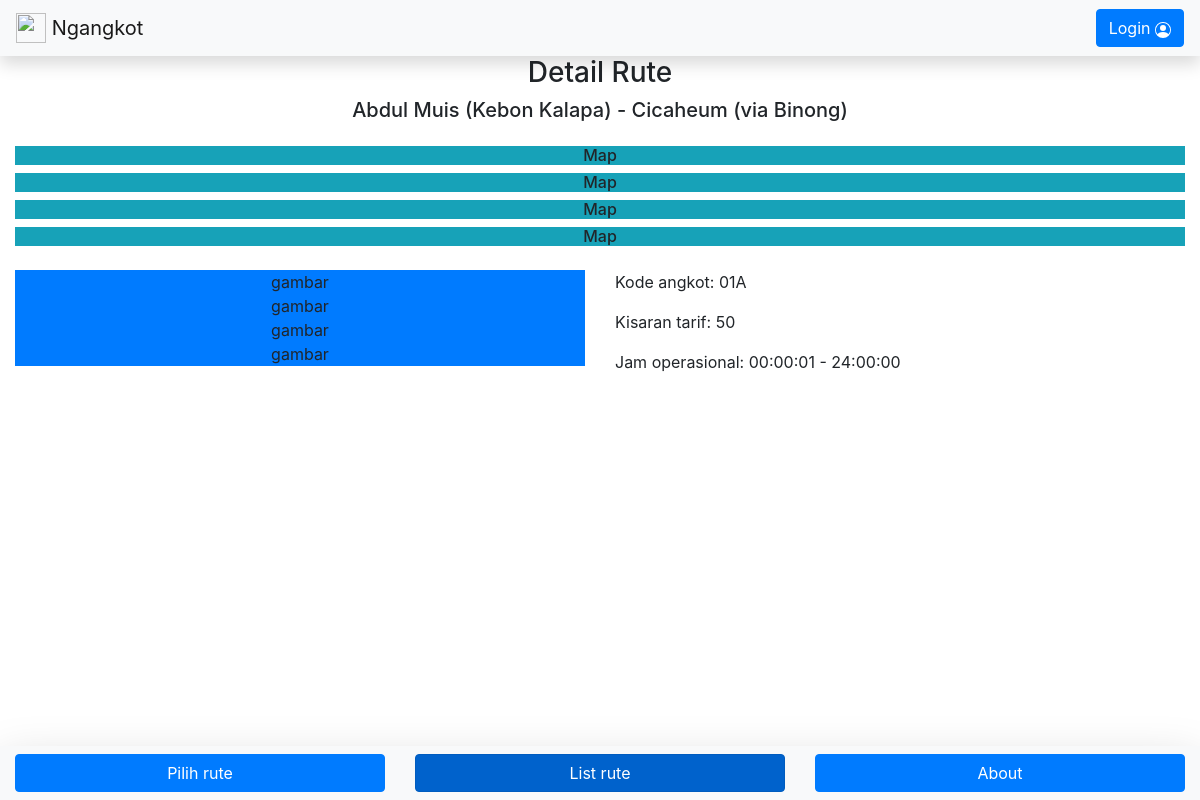
The app's page /detail_rute.php?id=1, older data.
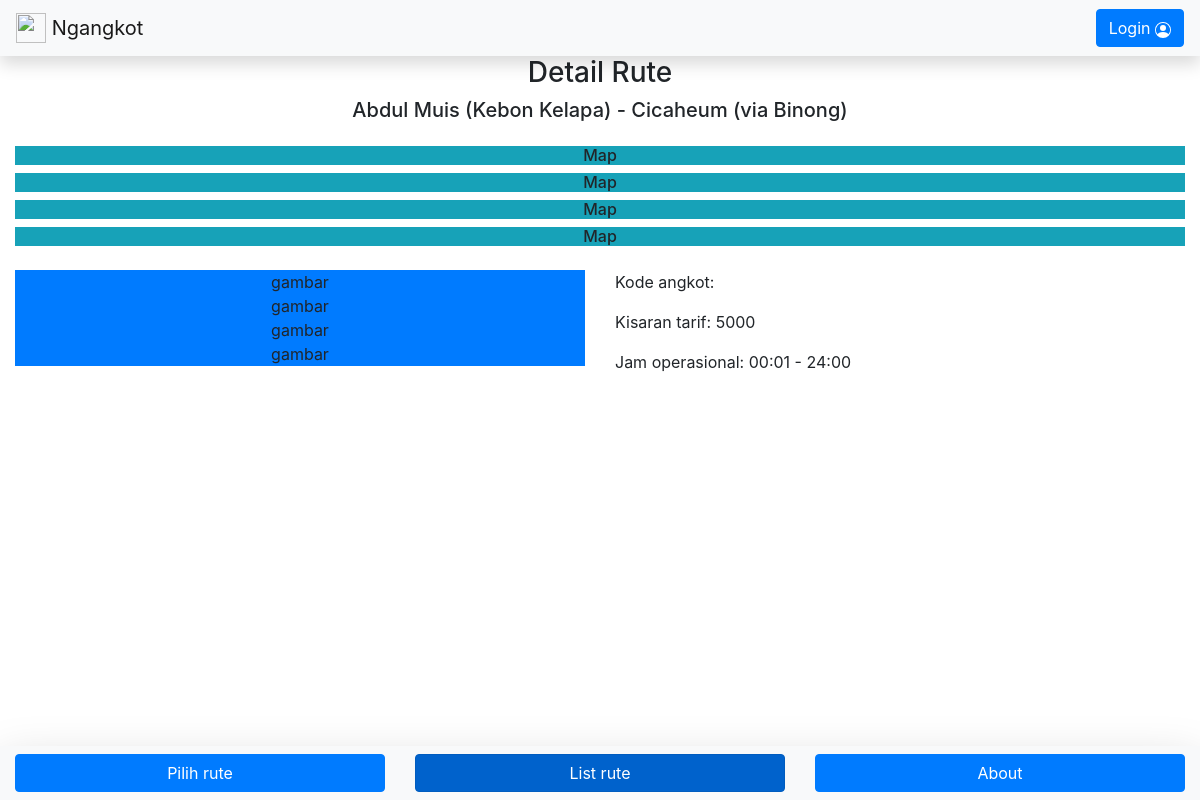
The same page, newer data.
### tables this page shows
CREATE TABLE `rute_angkot` (
  `id_rute` int(11) NOT NULL AUTO_INCREMENT,
  `kode` varchar(10) DEFAULT NULL,
  `jurusan` varchar(255) DEFAULT NULL,
  `warna` varchar(255) DEFAULT '',
  `gambar` varchar(255) DEFAULT NULL,
  `harga` int(11) DEFAULT NULL,
  `jam_opr_awal` varchar(5) DEFAULT '',
  `jam_opr_akhir` varchar(5) DEFAULT '',
  PRIMARY KEY (`id_rute`)
);

### detail_rute.php (the view, shortened to what this page needs)
<?php
    include 'config/connection.php';
    $id_rute = $_GET['id'];
    $sql    = "SELECT * FROM rute_angkot WHERE id_rute = $id_rute";
    $query  = $conn->query($sql);
    $data   = $query->fetch_array();
?>
<!DOCTYPE html>
<html lang="en">
<head>
    <link rel="stylesheet" href="https://cdn.jsdelivr.net/npm/bootstrap@4.6.1/dist/css/bootstrap.min.css">
    <link stylesheet type="text/css" rel="stylesheet" href="css/style.css">
</head>
<body>
    <?php include('elements/top_nav.php'); ?>
    <div class="mainContent container-fluid">
        <div class="text-center mb-4">
            <h3>Detail Rute</h3>
            <h5><?= $data['jurusan'] ?></h5>
        </div>
        <h6 class="bg-info text-center">Map</h6>
        <h6 class="bg-info text-center">Map</h6>
        <h6 class="bg-info text-center">Map</h6>
        <h6 class="bg-info text-center">Map</h6>
        <div class="row mt-4">
            <div class="col-6">
                <div class="text-center bg-primary">gambar</div>
                <div class="text-center bg-primary">gambar</div>
                <div class="text-center bg-primary">gambar</div>
                <div class="text-center bg-primary">gambar</div>
            </div>
            <div class="col-6">
                <p>Kode angkot: <?= $data['kode'] ?></p>
                <p>Kisaran tarif: <?= $data['harga'] ?></p>
                <p>Jam operasional: <?= $data['jam_opr_awal'] ?> - <?= $data['jam_opr_akhir'] ?></p>
            </div>
        </div>
    </div>
    <?php
    $a2 = 'active';
    include('elements/bottom_nav.php');
    ?>
</body>
</html>

### elements/top_nav.php (shortened to what this page needs)
<nav class="navbar fixed-top navbar-light bg-light shadow">
    <a class="navbar-brand" href="#">
        <img src="https://getbootstrap.com/docs/4.6/assets/brand/bootstrap-solid.svg" width="30" height="30" class="d-inline-block align-top" alt="">
        Ngangkot
    </a>
    <a href="#">
        <button type="button" class="btn btn-primary">
            Login
        </button>
    </a>
</nav>

### elements/bottom_nav.php
<nav class="container-fluid py-2 fixed-bottom bg-light shadow-lg">
    <div class="row">
        <a class="text-decoration-none col-4" href="index.php">
            <button type="button" class="btn btn-primary btn-block <?= $a1 ?>">Pilih rute</button>
        </a>
        <a class="text-decoration-none col-4" href="list_rute.php">
            <button type="button" class="btn btn-primary btn-block <?= $a2 ?>">List rute</button>
        </a>
        <a class="text-decoration-none col-4" href="#">
            <button type="button" class="btn btn-primary btn-block <?= $a3 ?>">About</button>
        </a>
    </div>
</nav>

### css/style.css (style rules this page uses)
* { margin: 0; padding: 0; box-sizing: border-box; }
.mainContent { margin-top: 56px; margin-bottom: 54px; }

Row changes from the older to the newer data that the page shows:
changed rute_angkot: jurusan "Abdul Muis (Kebon Kalapa) - Cicaheum (via Binong)" → "Abdul Muis (Kebon Kelapa) - Cicaheum (via Binong)"; harga "50" → "5000"; jam_opr_awal "00:00:01" → "00:01"; jam_opr_akhir "24:00:00" → "24:00"; kode "01A" → (not shown)
